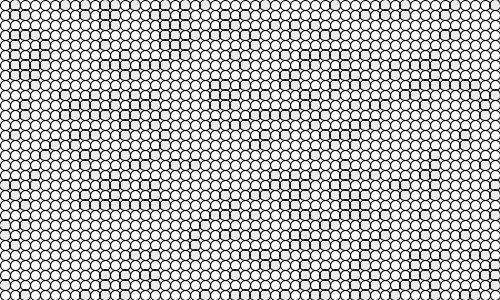
Frame 1 (no input)
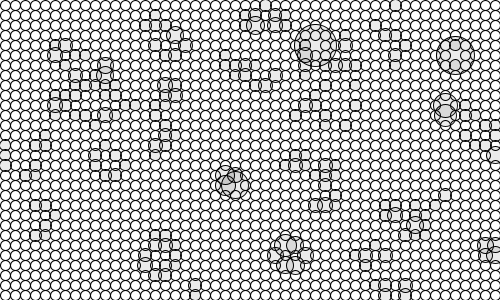
Frame 60 (the mouse pressed at the canvas centre just before this capture)
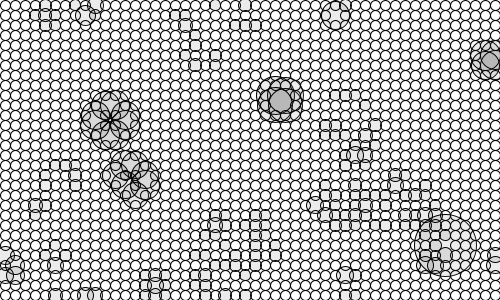
Frame 120 (the mouse held since frame 60 and released just before this capture)

The Processing sketch that drew these frames (run headless with seeded random() and noise(); from frame 60 on, the mouse is pressed at the canvas centre):

// Processing sketch: processing_48134
// ── processing_48134.pde

int _cellSize = 10;
Cell[][] _cellArray;
int _numX, _numY;
void setup() {
  size(500, 300);
  _numX = floor(width/_cellSize);
  _numY = floor(height/_cellSize);
  restart();
}
void draw() {
  background(255);
  for (int x = 0; x < _numX; x++) {
    for (int y = 0; y < _numY; y++) {
      _cellArray[x][y].calcNextState();
    }
  }
  translate(_cellSize/2, _cellSize/2);
  for (int x = 0; x < _numX; x++) {
    for (int y = 0; y < _numY; y++) {
      _cellArray[x][y].drawMe();
    }
  }
}
/*void mousePressed() {
  restart();
}*/
void restart() {
  _cellArray = new Cell[_numX][_numY];
  for (int x = 0; x<_numX; x++) {
    for (int y = 0; y<_numY; y++) {
      Cell newCell = new Cell(x, y);
      _cellArray[x][y] = newCell;
    }
  }
  for (int x = 0; x < _numX; x++) {
    for (int y = 0; y < _numY; y++) {
      int above = y-1;
      int below = y+1;
      int left = x-1;
      int right = x+1;
      if (above < 0) { 
        above = _numY-1;
      }
      if (below == _numY) { 
        below = 0;
      }
      if (left < 0) { 
        left = _numX-1;
      }
      if (right == _numX) { 
        right = 0;
      }
      _cellArray[x][y].addNeighbour(_cellArray[left][above]);
      _cellArray[x][y].addNeighbour(_cellArray[left][y]);
      _cellArray[x][y].addNeighbour(_cellArray[left][below]);
      _cellArray[x][y].addNeighbour(_cellArray[x][below]);
      _cellArray[x][y].addNeighbour(_cellArray[right][below]);
      _cellArray[x][y].addNeighbour(_cellArray[right][y]);
      _cellArray[x][y].addNeighbour(_cellArray[right][above]);
      _cellArray[x][y].addNeighbour(_cellArray[x][above]);
    }
  }
}
//==================object=========================================
class Cell {
  float x, y;
  boolean state;
  boolean nextState;
  int age;
  Cell[] neighbours;
  Cell(float ex, float why) {
    x = ex * _cellSize;
    y = why * _cellSize;
    if (random(2) > 1) {
      nextState = true;
    } 
    else {
      nextState = false;
    }
    state = nextState;
    neighbours = new Cell[0];
  }
  void addNeighbour(Cell cell) {
    neighbours = (Cell[])append(neighbours, cell);
  }
  void calcNextState() {
    int liveCount = 0;
    for (int i=0; i < neighbours.length; i++) {
      if (neighbours[i].state == true) {
        liveCount++;
      }
    }
    if (state == true) {
      if ((liveCount == 2) || (liveCount == 3)) {
        nextState = true;
      } 
      else {
        nextState = false;
      }
    } 
    else {
      if (liveCount == 3) {
        nextState = true;
      } 
      else {
        nextState = false;
      }
    }
  }

  void drawMe() {
    state = nextState;
    stroke(0);
    if (state == true) {
      fill(0, 20);
      age++;
    } 
    else {
      fill(255, 20);
      age=0;
    }
    ellipse(x, y, _cellSize+age, _cellSize+age);
    if (_cellSize+age> width/2) {
      restart();
    }
  }
}
